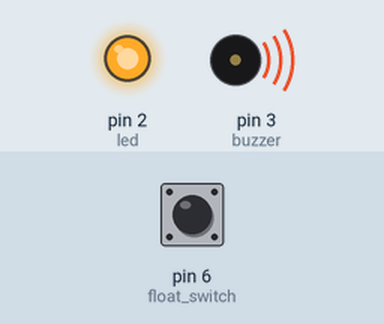
This sketch was run on a simulated Arduino Uno, built with avr-gcc and run on an emulated ATmega328P. Shown: output pins drawn as LEDs (lit = HIGH), buzzer (waves = sounding, pin HIGH). Inputs (shaded band) come from the test bench; at power-on: pin 6 (float_switch) HIGH.

Above: at 1.2 s.
1.3 s: pin 6 (float_switch) pulled LOW for 0.15 s
At 1.37 s:
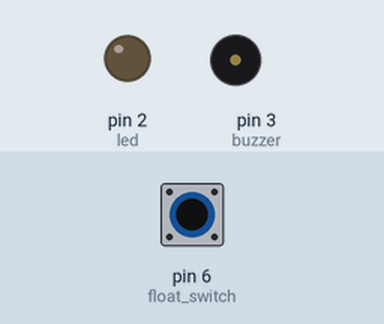
2.9 s: pin 6 (float_switch) pulled LOW for 3.2 s
At 6.9 s:
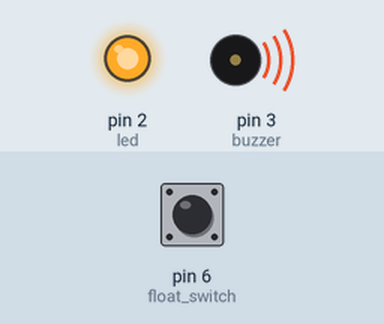
Timing chart, 0 to 8.4 s (numbered marks = the images above; inputs shaded):
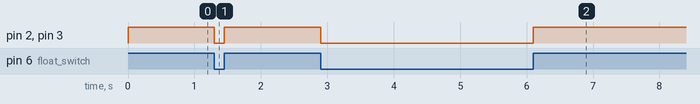

The sketch:

Float_Switch.ino
```cpp
#define float_switch 6

int led     = 2;
int buzzer = 3;

void setup() {
  pinMode(led, OUTPUT);
  pinMode(buzzer, OUTPUT);
  pinMode(float_switch, INPUT_PULLUP);
}

void loop() {
  if (digitalRead(float_switch) == HIGH) {
    digitalWrite(led, HIGH);
    digitalWrite(buzzer, HIGH);
  } else {
    digitalWrite(led, LOW);
    digitalWrite(buzzer, LOW);
  }
}
```

Measured:
- after the input at 1.3 s, pin 2 (led), pin 3 (buzzer): HIGH → LOW at once, → HIGH 0.15 s later
- after the input at 2.9 s, pin 2 (led), pin 3 (buzzer): HIGH → LOW at once, → HIGH 3.2 s later
